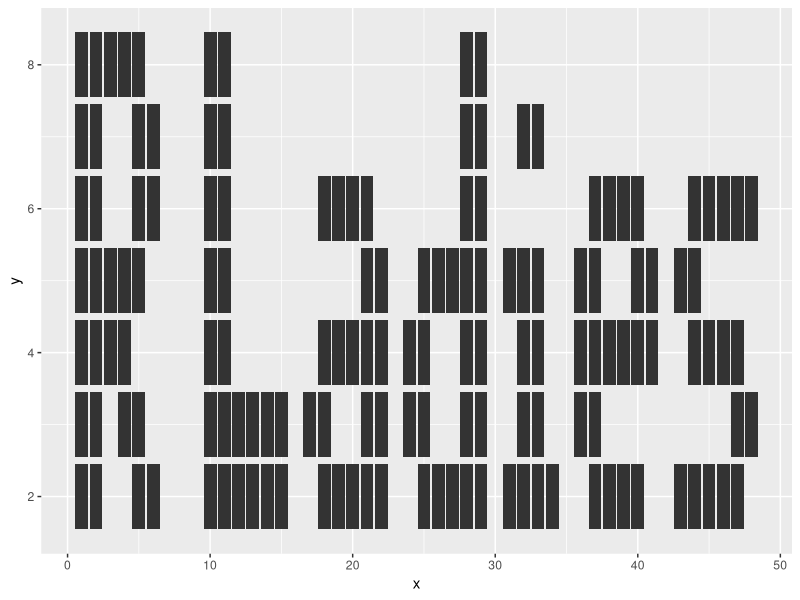
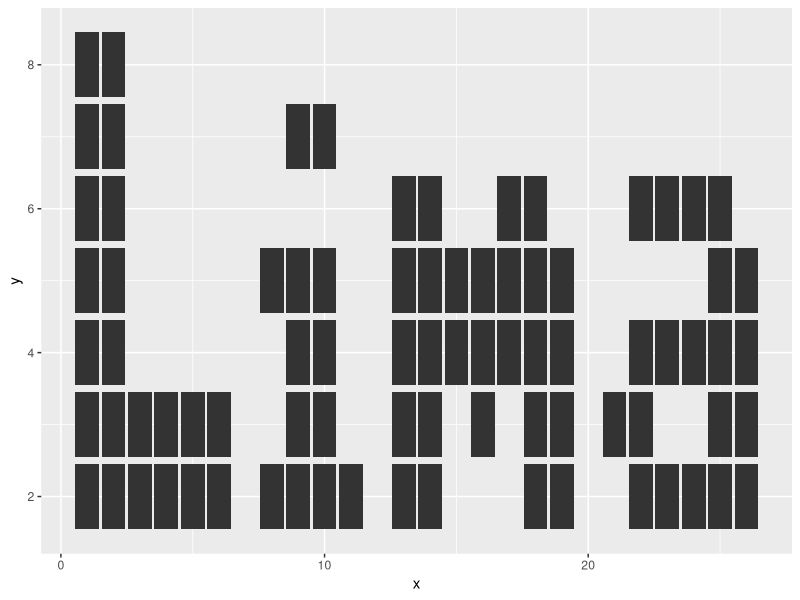

Write the R code that produced these figures, in order. (Note: this script raises an error after producing the figures.)
library(gganimate)
library(ggplot2)
library(dplyr)

# Creating "R Ladies" text from scratch
rladies <- data.frame(x = c(rep(1:6,c(7,7,3,4,6,3)),
                            rep(10:15,c(7,7,2,2,2,2)),
                            rep(17:22,c(1,4,3,3,5,4)),
                            rep(24:29,c(2,4,2,2,7,7)),
                            rep(31:34,c(2,5,5,1)),
                            rep(36:41,c(3,5,3,3,4,2)),
                            rep(43:48,c(2,4,3,3,4,2))),
                      y = c(rep(2:8,2),4,5,8,3:5,8,2,3,5:8,2,6,7,
                            rep(2:8,2),rep(2:3,4),
                            3,2:4,6,rep(c(2,4,6),2),2:6,2:5,
                            3:4,2:5,rep(c(2,5),2),rep(2:8,2),
                            2,5,rep(c(2:5,7),2),2,
                            3:5,2:6,rep(c(2,4,6),2),2,4:6,4:5,
                            2,5,2,4:6,rep(c(2,4,6),2),2:4,6,3,6))

ggplot(rladies, aes(x, y)) + 
  geom_tile(width = 0.9, height = 0.9)

# Creating "Lima" text from scratch
lima <- data.frame(x = c(rep(1:6,c(7,7,2,2,2,2)),
                         rep(8:11,c(2,5,5,1)),
                         rep(13:19,c(5,5,2,3,3,5,4)),
                         rep(21:26,c(1,4,3,3,5,4))),
                   y = c(rep(2:8,2),rep(2:3,4),
                         2,5,rep(c(2:5,7),2),2,
                         rep(2:6,2),4:5,3:5,4:6,2:6,2:5,
                         3,2:4,6,rep(c(2,4,6),2),2:6,2:5))

ggplot(lima, aes(x, y)) + 
  geom_tile(width = 0.9, height = 0.9)

# Joining all the information (R Ladies Lima)
plot_df <- dplyr::bind_rows(
  rladies %>% mutate(idx = 1),
  lima %>% mutate(idx = 2))

# Complete plot without the animation
p <- ggplot(plot_df, aes(x, y)) + 
  geom_tile(width = 0.9, height = 0.9, fill = "#88398A", colour = "black") + 
  labs(x = "", y = "")
  coord_equal() +
  theme_void()

# How will look if we separate the text  
# p +  facet_wrap(~idx) + theme_minimal() 

# Animating the plot  
panim <- p +
  transition_states(
    states            = idx, # variable in data
    transition_length = 1,   # all states display for 1 time unit
    state_length      = 1    # all transitions take 1 time unit
  ) +
  enter_fade() +             # How new blocks appear
  exit_fade() +              # How blocks disappear
  ease_aes('sine-in-out')    # Tweening movement
# panim

animate(panim, fps=20, nframes=50, width=1000, height=200)
anim_save("RLadiesLima.gif")
